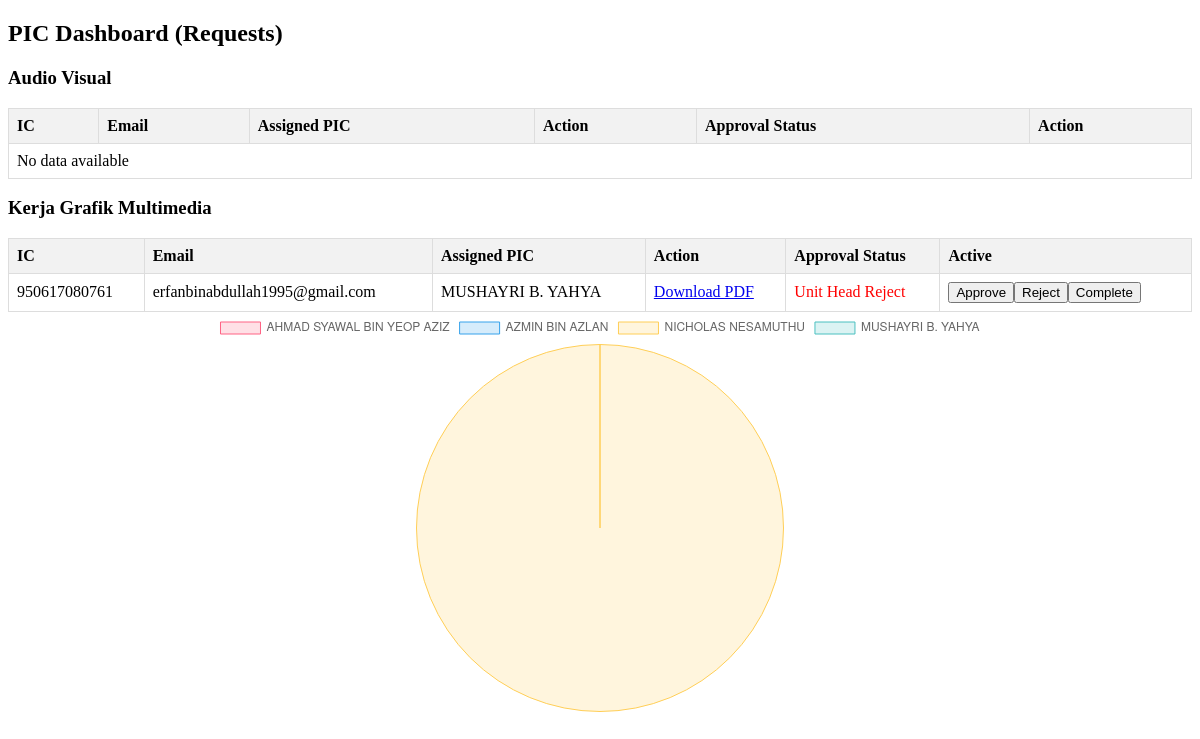
The app's page /dashboard_pic.php (signed in) with its own data.
### tables this page shows
CREATE TABLE `form2` (
  `id` int(11) NOT NULL,
  `ic` varchar(20) NOT NULL,
  `email` varchar(255) NOT NULL,
  `perkhidmatan` varchar(50) NOT NULL,
  `created_at` timestamp NOT NULL DEFAULT current_timestamp()
);

CREATE TABLE `form4b` (
  `id` int(11) NOT NULL,
  `ic` varchar(20) NOT NULL,
  `email` varchar(255) NOT NULL,
  `tarikh_raptai` date NOT NULL,
  `masa_raptai` time NOT NULL,
  `created_at` timestamp NOT NULL DEFAULT current_timestamp()
);

CREATE TABLE `form2b` (
  `id` int(11) NOT NULL,
  `ic` varchar(20) NOT NULL,
  `email` varchar(100) NOT NULL,
  `tugasan_kerja` varchar(50) DEFAULT NULL,
  `saiz` varchar(50) DEFAULT NULL,
  `konsep` varchar(100) DEFAULT NULL,
  `perkataan` text DEFAULT NULL,
  `durasi_video` varchar(50) DEFAULT NULL,
  `gambar_logo` varchar(255) DEFAULT NULL,
  `created_at` timestamp NOT NULL DEFAULT current_timestamp(),
  `approval_status` int(11) DEFAULT 0,
  `pic` varchar(255) DEFAULT NULL
);

### dashboard_pic.php (the view, shortened to what this page needs)
<?php
include 'database.php';
?>
<!DOCTYPE html>
<html lang="en">
<head>
</head>
<body>
<h2>PIC Dashboard  (Requests)</h2>
<h3>Audio Visual</h3>
<table>
<tr>
    <th>IC</th>
    <th>Email</th>
    <th>Assigned PIC</th>
    <th>Action</th>
    <th>Approval Status</th>
	<th>Action</th>
</tr>
<?php
$sql2 = "SELECT form2.*, form2a.*, form3a.*, form4a.*
FROM form2
LEFT JOIN form2a ON form2.ic = form2a.ic
LEFT JOIN form3a ON form2.ic = form3a.ic
LEFT JOIN form4a ON form2.ic = form4a.ic
LEFT JOIN user ON form2.ic = user.ic
WHERE form2.perkhidmatan = 'audio_visual' and form2a.pic = '".$_SESSION['name']."'";
$result = $conn->query($sql2);
if ($result->num_rows > 0) {
    while ($row = $result->fetch_assoc()) {
        echo "<tr>";
        echo "<td>" . $row["ic"] . "</td>";
        echo "<td>" . $row["email"] . "</td>";
                   echo "<td>" . $row["pic"] . "</td>";
        echo "<td>";
        echo "<a href='maro_pdf1.php?ic=" . $row["ic"] . "&id=" . $row["id"] . "'>Download PDF</a>";
        echo "</td>";
        echo "<td>";
        $status = $row["approval_status"];
        if ($status == 0) {
            echo "<span style='color: brown;'>No Response</span>";
        } elseif ($status == 1) {
            echo "<span style='color: blue;'>PIC Decline</span>";
        } elseif ($status == 2) {
            echo "<span style='color: red;'>Unit Head Reject</span>";
        } elseif ($status == 3) {
            echo "<span style='color: orange;'>Unit Head Approve Process</span>";
        } elseif ($status == 4) {
            echo "<span style='color: green;'>PIC Accept</span>";
        } else {
            echo "No response";
        }
        echo "</td>";
		 echo "<td>";
echo "<button onclick='approveRequest(\"" . $row["ic"] . "\", \"audio_visual\")'>Approve</button>";
echo "<button onclick='rejectRequest(\"" . $row["ic"] . "\", \"audio_visual\")'>Reject</button>";
echo "<button onclick='completeRequest(\"" . $row["ic"] . "\", \"audio_visual\")'>Complete</button>";
        echo "</td>";
        echo "</tr>";
    }
} else {
    echo "<tr><td colspan='6'>No data available</td></tr>";
}
?>
</table>
<h3>Kerja Grafik Multimedia</h3>
<table>
<tr>
    <th>IC</th>
    <th>Email</th>
    <th>Assigned PIC</th>
    <th>Action</th>
    <th>Approval Status</th>
	    <th>Active</th>
</tr>
<?php
$sql2 = "SELECT form2.*, form2b.*, form3b.*, form4b.*
FROM form2
LEFT JOIN form2b ON form2.ic = form2b.ic
LEFT JOIN form3b ON form2.ic = form3b.ic
LEFT JOIN form4b ON form2.ic = form4b.ic
LEFT JOIN user ON form2.ic = user.ic
WHERE form2.perkhidmatan = 'kerja_grafik_multimedia' and form2b.pic = '".$_SESSION['name']."'";
$result = $conn->query($sql2);
if ($result->num_rows > 0) {
    while ($row = $result->fetch_assoc()) {
        echo "<tr>";
        echo "<td>" . $row["ic"] . "</td>";
        echo "<td>" . $row["email"] . "</td>";
                echo "<td>" . $row["pic"] . "</td>";
        echo "<td>";
        echo "<a href='maro_pdf2.php?ic=" . $row["ic"] . "&id=" . $row["id"] . "'>Download PDF</a>";
        echo "</td>";
        echo "<td>";
        $status = $row["approval_status"];
        if ($status == 0) {
            echo "<span style='color: brown;'>No Response</span>";
        } elseif ($status == 1) {
            echo "<span style='color: blue;'>PIC Decline</span>";
        } elseif ($status == 2) {
            echo "<span style='color: red;'>Unit Head Reject</span>";
        } elseif ($status == 3) {
            echo "<span style='color: orange;'>Unit Head Approve Process</span>";
        } elseif ($status == 4) {
            echo "<span style='color: green;'>PIC Accept</span>";
        } else {
            echo "No response";
        }
        echo "</td>";
				 echo "<td>";
echo "<button onclick='approveRequest(\"" . $row["ic"] . "\", \"kerja_grafik_multimedia\")'>Approve</button>";
echo "<button onclick='rejectRequest(\"" . $row["ic"] . "\", \"kerja_grafik_multimedia\")'>Reject</button>";
echo "<button onclick='completeRequest(\"" . $row["ic"] . "\", \"kerja_grafik_multimedia\")'>Complete</button>";
        echo "</td>";
        echo "</tr>";
    }
} else {
    echo "<tr><td colspan='6'>No data available</td></tr>";
}
?>
</table>
<?php
$pics = array();
$counts = array();
$sql_form2a = "SELECT DISTINCT pic FROM form2a";
$result_form2a = mysqli_query($conn, $sql_form2a);
$sql_form2b = "SELECT DISTINCT pic FROM form2b";
$result_form2b = mysqli_query($conn, $sql_form2b);
$all_pics = array();
while ($row_form2a = mysqli_fetch_assoc($result_form2a)) {
    $all_pics[] = $row_form2a['pic'];
}
while ($row_form2b = mysqli_fetch_assoc($result_form2b)) {
    $all_pics[] = $row_form2b['pic'];
}
$unique_pics = array_unique($all_pics);
foreach ($unique_pics as $pic) {
    $sql_count = "SELECT COUNT(*) AS count FROM (SELECT pic, approval_status FROM form2a UNION ALL SELECT pic, approval_status FROM form2b) AS combined_forms WHERE pic = '$pic' and approval_status = '4'";
    $result_count = mysqli_query($conn, $sql_count);
    $row_count = mysqli_fetch_assoc($result_count);
    $counts[] = $row_count['count'];
    $pics[] = $pic;
}
?>
<canvas id="myChart" width="200" height="200" style="max-height: 400px;"></canvas>
<script>
    // Get data from PHP arrays
    var pics = <?php echo json_encode($pics); ?>;
    var counts = <?php echo json_encode($counts); ?>;
    // Create a new Chart object
    var ctx = document.getElementById('myChart').getContext('2d');
    var myChart = new Chart(ctx, {
        type: 'pie',
        data: {
            labels: pics, // PIC names
            datasets: [{
                label: 'Count',
                data: counts, // Counts for each PIC
                backgroundColor: [
                    'rgba(255, 99, 132, 0.2)',
                    'rgba(54, 162, 235, 0.2)',
                    'rgba(255, 206, 86, 0.2)',
                    'rgba(75, 192, 192, 0.2)',
                    'rgba(153, 102, 255, 0.2)',
                    'rgba(255, 159, 64, 0.2)'
                ],
                borderColor: [
                    'rgba(255, 99, 132, 1)',
                    'rgba(54, 162, 235, 1)',
                    'rgba(255, 206, 86, 1)',
                    'rgba(75, 192, 192, 1)',
                    'rgba(153, 102, 255, 1)',
                    'rgba(255, 159, 64, 1)'
                ],
                borderWidth: 1
            }]
        },
        options: {
            responsive: true,
            legend: {
                display: false // Hide the default legend
            }
        }
    });
</script>
</body>
</html>

### dashboard_pic.php (style rules this page uses)
table { border-collapse: collapse; width: 100%; }
th, td { border: 1px solid #ddd; padding: 8px; text-align: left; }
th { background-color: #f2f2f2; }
#myChart { position: relative; }

### records on screen
form2: form4b.ic "950617080761", form4b.email "erfanbinabdullah1995@gmail.com", form2b.pic "MUSHAYRI B. YAHYA"

### other values on screen
chart data {{ json_encode($pics) }} ["AHMAD SYAWAL BIN YEOP AZIZ","AZMIN BIN AZLAN","NICHOLAS NESAMUTHU","MUSHAYRI B. YAHYA"]
chart data {{ json_encode($counts) }} ["0","0","1","0"]
